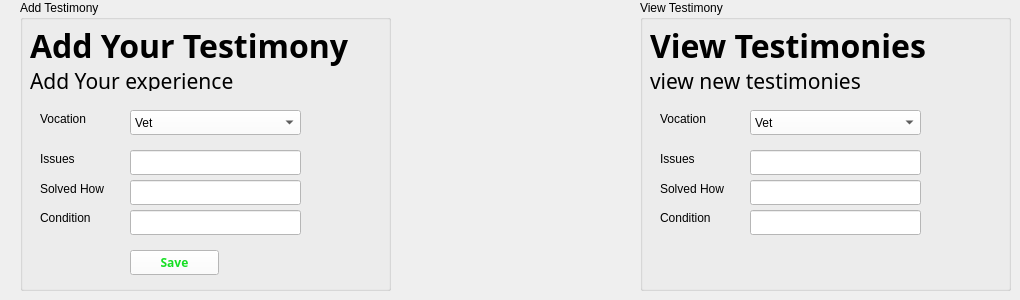
    <widget class="QWidget" name="tab_7">
     <attribute name="title">
      <string>Testimonies</string>
     </attribute>
     <widget class="QGroupBox" name="groupBox_3">
      <property name="geometry">
       <rect>
        <x>20</x>
        <y>0</y>
        <width>371</width>
        <height>291</height>
       </rect>
      </property>
      <property name="title">
       <string>Add Testimony</string>
      </property>
      <widget class="QLabel" name="label_37">
       <property name="geometry">
        <rect>
         <x>10</x>
         <y>20</y>
         <width>351</width>
         <height>51</height>
        </rect>
       </property>
       <property name="font">
        <font>
         <family>Montserrat</family>
         <pointsize>24</pointsize>
         <weight>75</weight>
         <bold>true</bold>
        </font>
       </property>
       <property name="text">
        <string>Add Your Testimony</string>
       </property>
      </widget>
      <widget class="QLabel" name="label_38">
       <property name="geometry">
        <rect>
         <x>10</x>
         <y>70</y>
         <width>341</width>
         <height>21</height>
        </rect>
       </property>
       <property name="font">
        <font>
         <family>Montserrat</family>
         <pointsize>16</pointsize>
         <weight>50</weight>
         <bold>false</bold>
        </font>
       </property>
       <property name="text">
        <string>Add Your experience</string>
       </property>
      </widget>
      <widget class="QLineEdit" name="lineEdit_16">
       <property name="geometry">
        <rect>
         <x>110</x>
         <y>150</y>
         <width>171</width>
         <height>25</height>
        </rect>
       </property>
       <property name="styleSheet">
        <string notr="true">background-color: rgb(255, 255, 255);
font: 57 12pt &quot;Montserrat&quot;;</string>
       </property>
       <property name="text">
        <string/>
       </property>
      </widget>
      <widget class="QLabel" name="label_39">
       <property name="geometry">
        <rect>
         <x>20</x>
         <y>150</y>
         <width>71</width>
         <height>17</height>
        </rect>
       </property>
       <property name="text">
        <string>Issues</string>
       </property>
      </widget>
      <widget class="QComboBox" name="comboBox_7">
       <property name="geometry">
        <rect>
         <x>110</x>
         <y>110</y>
         <width>171</width>
         <height>25</height>
        </rect>
       </property>
       <property name="styleSheet">
        <string notr="true">background-color: rgb(255, 255, 255);
color: rgb(0, 0, 0);</string>
       </property>
       <item>
        <property name="text">
         <string>Vet</string>
        </property>
       </item>
       <item>
        <property name="text">
         <string>Farmer</string>
        </property>
       </item>
       <item>
        <property name="text">
         <string>Agrochemist</string>
        </property>
       </item>
      </widget>
      <widget class="QLabel" name="label_40">
       <property name="geometry">
        <rect>
         <x>20</x>
         <y>110</y>
         <width>71</width>
         <height>17</height>
        </rect>
       </property>
       <property name="text">
        <string>Vocation</string>
       </property>
      </widget>
      <widget class="QLabel" name="label_41">
       <property name="geometry">
        <rect>
         <x>20</x>
         <y>180</y>
         <width>81</width>
         <height>17</height>
        </rect>
       </property>
       <property name="text">
        <string>Solved How</string>
       </property>
      </widget>
      <widget class="QLineEdit" name="lineEdit_17">
       <property name="geometry">
        <rect>
         <x>110</x>
         <y>180</y>
         <width>171</width>
         <height>25</height>
        </rect>
       </property>
       <property name="styleSheet">
        <string notr="true">background-color: rgb(255, 255, 255);
font: 57 12pt &quot;Montserrat&quot;;</string>
       </property>
       <property name="text">
        <string/>
       </property>
      </widget>
      <widget class="QLabel" name="label_42">
       <property name="geometry">
        <rect>
         <x>20</x>
         <y>210</y>
         <width>71</width>
         <height>17</height>
        </rect>
       </property>
       <property name="text">
        <string>&lt;html&gt;&lt;head/&gt;&lt;body&gt;&lt;p&gt;Condition&lt;/p&gt;&lt;/body&gt;&lt;/html&gt;</string>
       </property>
      </widget>
      <widget class="QLineEdit" name="lineEdit_18">
       <property name="geometry">
        <rect>
         <x>110</x>
         <y>210</y>
         <width>171</width>
         <height>25</height>
        </rect>
       </property>
       <property name="styleSheet">
        <string notr="true">background-color: rgb(255, 255, 255);
font: 57 12pt &quot;Montserrat&quot;;</string>
       </property>
       <property name="text">
        <string/>
       </property>
      </widget>
      <widget class="QPushButton" name="pushButton_6">
       <property name="geometry">
        <rect>
         <x>110</x>
         <y>250</y>
         <width>89</width>
         <height>25</height>
        </rect>
       </property>
       <property name="font">
        <font>
         <family>Montserrat</family>
         <weight>75</weight>
         <bold>true</bold>
        </font>
       </property>
       <property name="styleSheet">
        <string notr="true">background-color: rgb(255, 255, 255);
color: rgb(22, 223, 35);</string>
       </property>
       <property name="text">
        <string>Save</string>
       </property>
      </widget>
     </widget>
     <widget class="QGroupBox" name="groupBox_4">
      <property name="geometry">
       <rect>
        <x>640</x>
        <y>0</y>
        <width>371</width>
        <height>291</height>
       </rect>
      </property>
      <property name="title">
       <string>View Testimony</string>
      </property>
      <widget class="QLabel" name="label_43">
       <property name="geometry">
        <rect>
         <x>10</x>
         <y>20</y>
         <width>351</width>
         <height>51</height>
        </rect>
       </property>
       <property name="font">
        <font>
         <family>Montserrat</family>
         <pointsize>24</pointsize>
         <weight>75</weight>
         <bold>true</bold>
        </font>
       </property>
       <property name="text">
        <string>View Testimonies</string>
       </property>
      </widget>
      <widget class="QLabel" name="label_44">
       <property name="geometry">
        <rect>
         <x>10</x>
         <y>70</y>
         <width>341</width>
         <height>21</height>
        </rect>
       </property>
       <property name="font">
        <font>
         <family>Montserrat</family>
         <pointsize>16</pointsize>
         <weight>50</weight>
         <bold>false</bold>
        </font>
       </property>
       <property name="text">
        <string>view new testimonies</string>
       </property>
      </widget>
      <widget class="QLineEdit" name="lineEdit_19">
       <property name="geometry">
        <rect>
         <x>110</x>
         <y>150</y>
         <width>171</width>
         <height>25</height>
        </rect>
       </property>
       <property name="styleSheet">
        <string notr="true">background-color: rgb(255, 255, 255);
font: 57 12pt &quot;Montserrat&quot;;</string>
       </property>
       <property name="text">
        <string/>
       </property>
      </widget>
      <widget class="QLabel" name="label_45">
       <property name="geometry">
        <rect>
         <x>20</x>
         <y>150</y>
         <width>71</width>
         <height>17</height>
        </rect>
       </property>
       <property name="text">
        <string>Issues</string>
       </property>
      </widget>
      <widget class="QComboBox" name="comboBox_8">
       <property name="geometry">
        <rect>
         <x>110</x>
         <y>110</y>
         <width>171</width>
         <height>25</height>
        </rect>
       </property>
       <property name="styleSheet">
        <string notr="true">background-color: rgb(255, 255, 255);
color: rgb(0, 0, 0);</string>
       </property>
       <item>
        <property name="text">
         <string>Vet</string>
        </property>
       </item>
       <item>
        <property name="text">
         <string>Farmer</string>
        </property>
       </item>
       <item>
        <property name="text">
         <string>Agrochemist</string>
        </property>
       </item>
      </widget>
      <widget class="QLabel" name="label_46">
       <property name="geometry">
        <rect>
         <x>20</x>
         <y>110</y>
         <width>71</width>
         <height>17</height>
        </rect>
       </property>
       <property name="text">
        <string>Vocation</string>
       </property>
      </widget>
      <widget class="QLabel" name="label_47">
       <property name="geometry">
        <rect>
         <x>20</x>
         <y>180</y>
         <width>81</width>
         <height>17</height>
        </rect>
       </property>
       <property name="text">
        <string>Solved How</string>
       </property>
      </widget>
      <widget class="QLineEdit" name="lineEdit_20">
       <property name="geometry">
        <rect>
         <x>110</x>
         <y>180</y>
         <width>171</width>
         <height>25</height>
        </rect>
       </property>
       <property name="styleSheet">
        <string notr="true">background-color: rgb(255, 255, 255);
font: 57 12pt &quot;Montserrat&quot;;</string>
       </property>
       <property name="text">
        <string/>
       </property>
      </widget>
      <widget class="QLabel" name="label_48">
       <property name="geometry">
        <rect>
         <x>20</x>
         <y>210</y>
         <width>71</width>
         <height>17</height>
        </rect>
       </property>
       <property name="text">
        <string>&lt;html&gt;&lt;head/&gt;&lt;body&gt;&lt;p&gt;Condition&lt;/p&gt;&lt;/body&gt;&lt;/html&gt;</string>
       </property>
      </widget>
      <widget class="QLineEdit" name="lineEdit_21">
       <property name="geometry">
        <rect>
         <x>110</x>
         <y>210</y>
         <width>171</width>
         <height>25</height>
        </rect>
       </property>
       <property name="styleSheet">
        <string notr="true">background-color: rgb(255, 255, 255);
font: 57 12pt &quot;Montserrat&quot;;</string>
       </property>
       <property name="text">
        <string/>
       </property>
      </widget>
     </widget>
    </widget>
